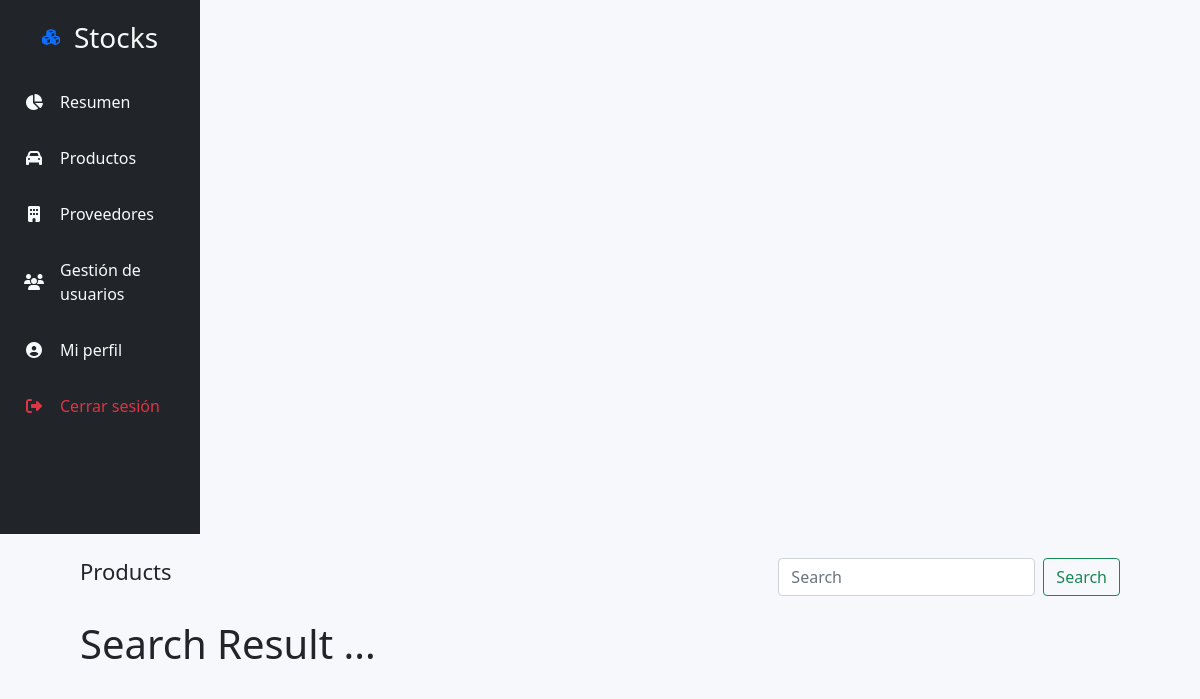
/products/search (signed in), run on an earlier commit of the app's database.
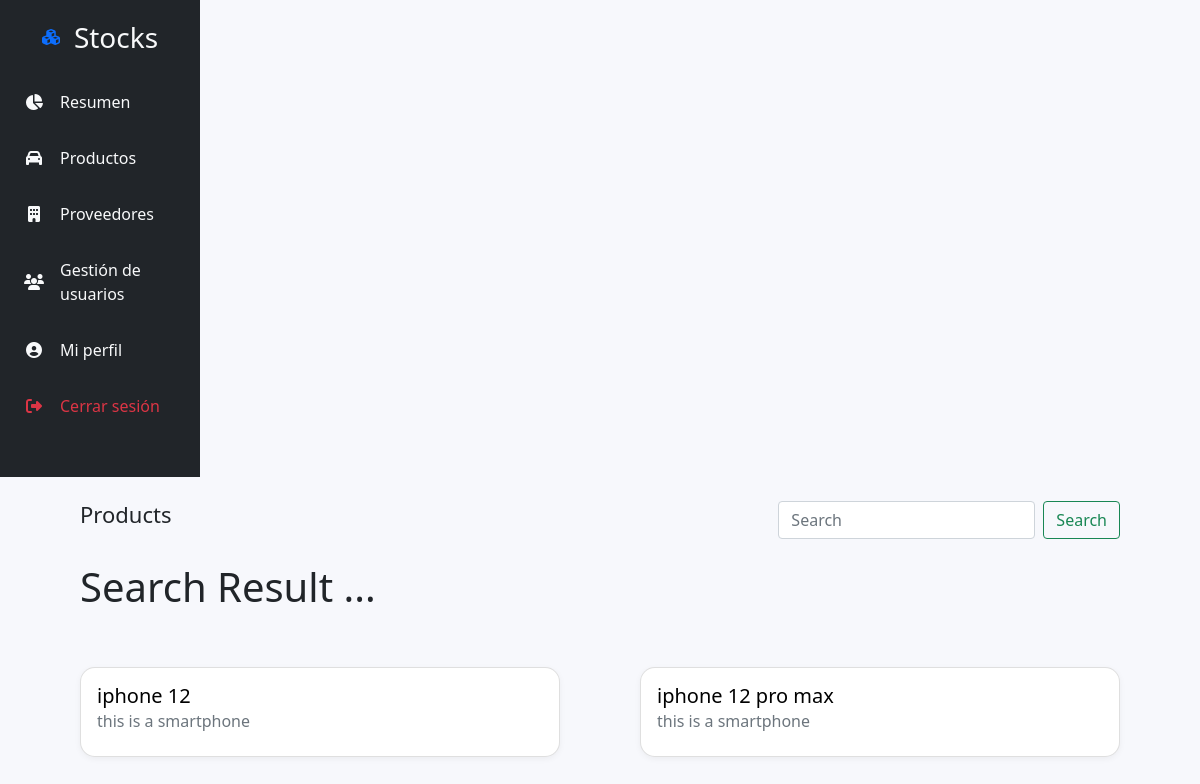
And on a later commit of the database.
### tables this page shows
CREATE TABLE products (id INTEGER PRIMARY KEY AUTOINCREMENT, name TEXT NOT NULL, description TEXT NOT NULL, minimum_stock INT NOT NULL, current_stock INT NOT NULL);

### routes.py (the view)
    @app.route("/products/search")
    @login_required
    def searchProduct():
        con = sqlite3.connect("stocks.db")
        con.row_factory = sqlite3.Row
        cur = con.cursor()
        cur.execute("select * from products")
        products = cur.fetchall()
        return render_template('search_products.html', products=products, namePage="Products")

### app.py (called while the page is built)
@login_manager.user_loader
def load_user(user_id):
    for user in users:
        if user.id == user_id:
            return user
    return None

### templates/search_products.html (shortened to what this page needs)
{% extends '_base.html' %}
{% import '_components.html' as components %}
{% block content %}
<div class="container-fluid">
    <div class="row vh-100">
        {{ components.sidebar() }}
        <div class="container p-0">
            {{ components.header('Products') }}
            <h2 class="font-40 py-4">Search Result ...</h2>
            <div class="result-boxes d-flex justify-content-between flex-wrap">
              {% for product in products %}
                <a class="card mt-4" href="/product/{{product.id}}/detail">
                  <div class="card-body">
                    <h5 class="card-title">{{product["name"]}}</h5>
                    <h6 class="card-subtitle mb-2 text-muted">{{product["description"]}}</h6>
                  </div>
                </a>
              {% endfor %}
            </div>
        </div>
    </div>
</div>
{% endblock %}

What changed in the data, as far as the page shows it:
added products: name "iphone 12", description "this is a smartphone"
added products: name "iphone 12 pro max", description "this is a smartphone"
